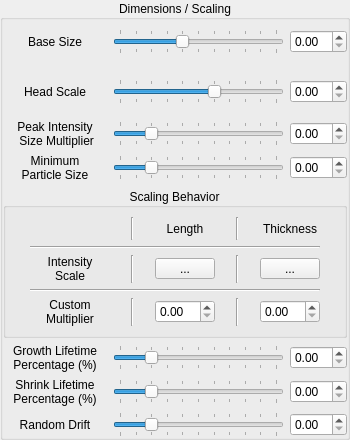
                  <widget class="QGroupBox" name="groupBox_5">
                   <property name="minimumSize">
                    <size>
                     <width>350</width>
                     <height>0</height>
                    </size>
                   </property>
                   <property name="maximumSize">
                    <size>
                     <width>16777215</width>
                     <height>800</height>
                    </size>
                   </property>
                   <property name="title">
                    <string>Dimensions / Scaling</string>
                   </property>
                   <property name="alignment">
                    <set>Qt::AlignmentFlag::AlignCenter</set>
                   </property>
                   <layout class="QGridLayout" name="gridLayout_15">
                    <property name="leftMargin">
                     <number>0</number>
                    </property>
                    <property name="topMargin">
                     <number>0</number>
                    </property>
                    <property name="rightMargin">
                     <number>0</number>
                    </property>
                    <property name="bottomMargin">
                     <number>0</number>
                    </property>
                    <item row="2" column="0">
                     <widget class="QLabel" name="label_22">
                      <property name="minimumSize">
                       <size>
                        <width>104</width>
                        <height>0</height>
                       </size>
                      </property>
                      <property name="maximumSize">
                       <size>
                        <width>120</width>
                        <height>16777215</height>
                       </size>
                      </property>
                      <property name="text">
                       <string>Peak Intensity
 Size Multiplier</string>
                      </property>
                      <property name="alignment">
                       <set>Qt::AlignmentFlag::AlignCenter</set>
                      </property>
                      <property name="margin">
                       <number>6</number>
                      </property>
                     </widget>
                    </item>
                    <item row="0" column="0">
                     <widget class="QLabel" name="label_24">
                      <property name="minimumSize">
                       <size>
                        <width>104</width>
                        <height>44</height>
                       </size>
                      </property>
                      <property name="maximumSize">
                       <size>
                        <width>70</width>
                        <height>16777215</height>
                       </size>
                      </property>
                      <property name="text">
                       <string>Base Size</string>
                      </property>
                      <property name="alignment">
                       <set>Qt::AlignmentFlag::AlignCenter</set>
                      </property>
                      <property name="margin">
                       <number>6</number>
                      </property>
                     </widget>
                    </item>
                    <item row="0" column="2">
                     <widget class="QDoubleSpinBox" name="dynamic_particleBaseSizeSpinBox">
                      <property name="sizePolicy">
                       <sizepolicy hsizetype="Minimum" vsizetype="Fixed">
                        <horstretch>0</horstretch>
                        <verstretch>0</verstretch>
                       </sizepolicy>
                      </property>
                      <property name="minimumSize">
                       <size>
                        <width>40</width>
                        <height>0</height>
                       </size>
                      </property>
                      <property name="maximumSize">
                       <size>
                        <width>60</width>
                        <height>16777215</height>
                       </size>
                      </property>
                     </widget>
                    </item>
                    <item row="5" column="0">
                     <widget class="QLabel" name="label_29">
                      <property name="minimumSize">
                       <size>
                        <width>104</width>
                        <height>0</height>
                       </size>
                      </property>
                      <property name="maximumSize">
                       <size>
                        <width>120</width>
                        <height>16777215</height>
                       </size>
                      </property>
                      <property name="text">
                       <string>Growth Lifetime
Percentage (%)</string>
                      </property>
                      <property name="alignment">
                       <set>Qt::AlignmentFlag::AlignCenter</set>
                      </property>
                      <property name="margin">
                       <number>6</number>
                      </property>
                     </widget>
                    </item>
                    <item row="1" column="2">
                     <widget class="QDoubleSpinBox" name="dynamic_particleHeadScaleSpinBox">
                      <property name="minimumSize">
                       <size>
                        <width>40</width>
                        <height>0</height>
                       </size>
                      </property>
                     </widget>
                    </item>
                    <item row="6" column="0">
                     <widget class="QLabel" name="label_56">
                      <property name="minimumSize">
                       <size>
                        <width>104</width>
                        <height>0</height>
                       </size>
                      </property>
                      <property name="maximumSize">
                       <size>
                        <width>120</width>
                        <height>16777215</height>
                       </size>
                      </property>
                      <property name="text">
                       <string>Shrink Lifetime
Percentage (%)</string>
                      </property>
                      <property name="alignment">
                       <set>Qt::AlignmentFlag::AlignCenter</set>
                      </property>
                      <property name="margin">
                       <number>6</number>
                      </property>
                     </widget>
                    </item>
                    <item row="7" column="2">
                     <widget class="QDoubleSpinBox" name="dynamic_particleRandomDriftSpinBox">
                      <property name="maximum">
                       <double>0.500000000000000</double>
                      </property>
                      <property name="singleStep">
                       <double>0.100000000000000</double>
                      </property>
                     </widget>
                    </item>
                    <item row="0" column="1">
                     <widget class="QSlider" name="dynamic_particleBaseSizeSlider">
                      <property name="sizePolicy">
                       <sizepolicy hsizetype="Expanding" vsizetype="Fixed">
                        <horstretch>0</horstretch>
                        <verstretch>0</verstretch>
                       </sizepolicy>
                      </property>
                      <property name="minimumSize">
                       <size>
                        <width>0</width>
                        <height>0</height>
                       </size>
                      </property>
                      <property name="maximum">
                       <number>10</number>
                      </property>
                      <property name="value">
                       <number>4</number>
                      </property>
                      <property name="orientation">
                       <enum>Qt::Orientation::Horizontal</enum>
                      </property>
                      <property name="invertedAppearance">
                       <bool>false</bool>
                      </property>
                      <property name="invertedControls">
                       <bool>false</bool>
                      </property>
                      <property name="tickPosition">
                       <enum>QSlider::TickPosition::TicksBothSides</enum>
                      </property>
                     </widget>
                    </item>
                    <item row="4" column="0" colspan="3">
                     <widget class="QGroupBox" name="groupBox_6">
                      <property name="minimumSize">
                       <size>
                        <width>0</width>
                        <height>150</height>
                       </size>
                      </property>
                      <property name="maximumSize">
                       <size>
                        <width>16777215</width>
                        <height>150</height>
                       </size>
                      </property>
                      <property name="title">
                       <string>Scaling Behavior</string>
                      </property>
                      <property name="alignment">
                       <set>Qt::AlignmentFlag::AlignCenter</set>
                      </property>
                      <layout class="QGridLayout" name="gridLayout_16">
                       <item row="2" column="4">
                        <widget class="QToolButton" name="dynamic_thicknessScaleCheckButton">
                         <property name="minimumSize">
                          <size>
                           <width>60</width>
                           <height>0</height>
                          </size>
                         </property>
                         <property name="text">
                          <string>...</string>
                         </property>
                         <property name="icon">
                          <iconset resource="../resources.qrc">
                           <normaloff>:/icons/icons8-close-48.png</normaloff>
                           <normalon>:/icons/icons8-check-mark-48.png</normalon>:/icons/icons8-close-48.png</iconset>
                         </property>
                         <property name="checkable">
                          <bool>true</bool>
                         </property>
                         <property name="checked">
                          <bool>false</bool>
                         </property>
                        </widget>
                       </item>
                       <item row="1" column="0" colspan="5">
                        <widget class="Line" name="line_17">
                         <property name="orientation">
                          <enum>Qt::Orientation::Horizontal</enum>
                         </property>
                        </widget>
                       </item>
                       <item row="0" column="4">
                        <widget class="QLabel" name="label_28">
                         <property name="text">
                          <string>Thickness</string>
                         </property>
                         <property name="alignment">
                          <set>Qt::AlignmentFlag::AlignCenter</set>
                         </property>
                        </widget>
                       </item>
                       <item row="4" column="1">
                        <widget class="Line" name="line_20">
                         <property name="orientation">
                          <enum>Qt::Orientation::Vertical</enum>
                         </property>
                        </widget>
                       </item>
                       <item row="4" column="2">
                        <widget class="QDoubleSpinBox" name="dynamic_lengthScaleMultiplier">
                         <property name="minimumSize">
                          <size>
                           <width>60</width>
                           <height>0</height>
                          </size>
                         </property>
                        </widget>
                       </item>
                       <item row="4" column="4">
                        <widget class="QDoubleSpinBox" name="dynamic_thicknessScaleMultiplier">
                         <property name="minimumSize">
                          <size>
                           <width>60</width>
                           <height>0</height>
                          </size>
                         </property>
                        </widget>
                       </item>
                       <item row="4" column="3">
                        <widget class="Line" name="line_21">
                         <property name="orientation">
                          <enum>Qt::Orientation::Vertical</enum>
                         </property>
                        </widget>
                       </item>
                       <item row="4" column="0">
                        <widget class="QLabel" name="label_26">
                         <property name="maximumSize">
                          <size>
                           <width>80</width>
                           <height>16777215</height>
                          </size>
                         </property>
                         <property name="text">
                          <string>Custom
Multiplier</string>
                         </property>
                         <property name="alignment">
                          <set>Qt::AlignmentFlag::AlignCenter</set>
                         </property>
                        </widget>
                       </item>
                       <item row="3" column="0" colspan="5">
                        <widget class="Line" name="line_18">
                         <property name="orientation">
                          <enum>Qt::Orientation::Horizontal</enum>
                         </property>
                        </widget>
                       </item>
                       <item row="2" column="2">
                        <widget class="QToolButton" name="dynamic_lengthScaleCheckButton">
                         <property name="minimumSize">
                          <size>
                           <width>60</width>
                           <height>0</height>
                          </size>
                         </property>
                         <property name="text">
                          <string>...</string>
                         </property>
                         <property name="icon">
                          <iconset resource="../resources.qrc">
                           <normaloff>:/icons/icons8-close-48.png</normaloff>
                           <normalon>:/icons/icons8-check-mark-48.png</normalon>:/icons/icons8-close-48.png</iconset>
                         </property>
                         <property name="checkable">
                          <bool>true</bool>
                         </property>
                         <property name="checked">
                          <bool>false</bool>
                         </property>
                        </widget>
                       </item>
                       <item row="0" column="1">
                        <widget class="Line" name="line_15">
                         <property name="orientation">
                          <enum>Qt::Orientation::Vertical</enum>
                         </property>
                        </widget>
                       </item>
                       <item row="2" column="1">
                        <widget class="Line" name="line_19">
                         <property name="orientation">
                          <enum>Qt::Orientation::Vertical</enum>
                         </property>
                        </widget>
                       </item>
                       <item row="0" column="2">
                        <widget class="QLabel" name="label_25">
                         <property name="text">
                          <string>Length</string>
                         </property>
                         <property name="alignment">
                          <set>Qt::AlignmentFlag::AlignCenter</set>
                         </property>
                        </widget>
                       </item>
                       <item row="0" column="3">
                        <widget class="Line" name="line_16">
                         <property name="orientation">
                          <enum>Qt::Orientation::Vertical</enum>
                         </property>
                        </widget>
                       </item>
                       <item row="2" column="3">
                        <widget class="Line" name="line_22">
                         <property name="orientation">
                          <enum>Qt::Orientation::Vertical</enum>
                         </property>
                        </widget>
                       </item>
                       <item row="2" column="0">
                        <widget class="QLabel" name="label_27">
                         <property name="maximumSize">
                          <size>
                           <width>80</width>
                           <height>16777215</height>
                          </size>
                         </property>
                         <property name="text">
                          <string>Intensity
Scale</string>
                         </property>
                         <property name="alignment">
                          <set>Qt::AlignmentFlag::AlignCenter</set>
                         </property>
                        </widget>
                       </item>
                      </layout>
                     </widget>
                    </item>
                    <item row="6" column="1">
                     <widget class="QSlider" name="dynamic_particleShrinkPercentageSlider">
                      <property name="sizePolicy">
                       <sizepolicy hsizetype="Expanding" vsizetype="Fixed">
                        <horstretch>0</horstretch>
                        <verstretch>0</verstretch>
                       </sizepolicy>
                      </property>
                      <property name="minimumSize">
                       <size>
                        <width>0</width>
                        <height>0</height>
                       </size>
                      </property>
                      <property name="maximum">
                       <number>10</number>
                      </property>
                      <property name="value">
                       <number>2</number>
                      </property>
                      <property name="orientation">
                       <enum>Qt::Orientation::Horizontal</enum>
                      </property>
                      <property name="tickPosition">
                       <enum>QSlider::TickPosition::TicksBothSides</enum>
                      </property>
                     </widget>
                    </item>
                    <item row="2" column="2">
                     <widget class="QDoubleSpinBox" name="dynamic_particlePeakSizeSpinBox"/>
                    </item>
                    <item row="5" column="2">
                     <widget class="QDoubleSpinBox" name="dynamic_particleGrowthPercentageSpinBox">
                      <property name="maximum">
                       <double>0.500000000000000</double>
                      </property>
                      <property name="singleStep">
                       <double>0.100000000000000</double>
                      </property>
                     </widget>
                    </item>
                    <item row="1" column="1">
                     <widget class="QSlider" name="dynamic_particleHeadScaleSlider">
                      <property name="sizePolicy">
                       <sizepolicy hsizetype="Expanding" vsizetype="Fixed">
                        <horstretch>0</horstretch>
                        <verstretch>0</verstretch>
                       </sizepolicy>
                      </property>
                      <property name="minimumSize">
                       <size>
                        <width>0</width>
                        <height>0</height>
                       </size>
                      </property>
                      <property name="maximum">
                       <number>10</number>
                      </property>
                      <property name="value">
                       <number>6</number>
                      </property>
                      <property name="orientation">
                       <enum>Qt::Orientation::Horizontal</enum>
                      </property>
                      <property name="tickPosition">
                       <enum>QSlider::TickPosition::TicksBothSides</enum>
                      </property>
                     </widget>
                    </item>
                    <item row="5" column="1">
                     <widget class="QSlider" name="dynamic_particleGrowthPercentageSlider">
                      <property name="sizePolicy">
                       <sizepolicy hsizetype="Expanding" vsizetype="Fixed">
                        <horstretch>0</horstretch>
                        <verstretch>0</verstretch>
                       </sizepolicy>
                      </property>
                      <property name="minimumSize">
                       <size>
                        <width>0</width>
                        <height>0</height>
                       </size>
                      </property>
                      <property name="maximum">
                       <number>10</number>
                      </property>
                      <property name="value">
                       <number>2</number>
                      </property>
                      <property name="orientation">
                       <enum>Qt::Orientation::Horizontal</enum>
                      </property>
                      <property name="tickPosition">
                       <enum>QSlider::TickPosition::TicksBothSides</enum>
                      </property>
                     </widget>
                    </item>
                    <item row="2" column="1">
                     <widget class="QSlider" name="dynamic_particlePeakSizeSlider">
                      <property name="sizePolicy">
                       <sizepolicy hsizetype="Expanding" vsizetype="Fixed">
                        <horstretch>0</horstretch>
                        <verstretch>0</verstretch>
                       </sizepolicy>
                      </property>
                      <property name="minimumSize">
                       <size>
                        <width>0</width>
                        <height>0</height>
                       </size>
                      </property>
                      <property name="maximum">
                       <number>10</number>
                      </property>
                      <property name="value">
                       <number>2</number>
                      </property>
                      <property name="orientation">
                       <enum>Qt::Orientation::Horizontal</enum>
                      </property>
                      <property name="tickPosition">
                       <enum>QSlider::TickPosition::TicksBothSides</enum>
                      </property>
                     </widget>
                    </item>
                    <item row="6" column="2">
                     <widget class="QDoubleSpinBox" name="dynamic_particleShrinkPercentageSpinBox">
                      <property name="maximum">
                       <double>0.500000000000000</double>
                      </property>
                      <property name="singleStep">
                       <double>0.100000000000000</double>
                      </property>
                     </widget>
                    </item>
                    <item row="1" column="0">
                     <widget class="QLabel" name="label_23">
                      <property name="minimumSize">
                       <size>
                        <width>104</width>
                        <height>44</height>
                       </size>
                      </property>
                      <property name="maximumSize">
                       <size>
                        <width>70</width>
                        <height>16777215</height>
                       </size>
                      </property>
                      <property name="text">
                       <string>Head Scale</string>
                      </property>
                      <property name="alignment">
                       <set>Qt::AlignmentFlag::AlignCenter</set>
                      </property>
                      <property name="margin">
                       <number>6</number>
                      </property>
                     </widget>
                    </item>
                    <item row="7" column="0">
                     <widget class="QLabel" name="label_57">
                      <property name="minimumSize">
                       <size>
                        <width>104</width>
                        <height>0</height>
                       </size>
                      </property>
                      <property name="maximumSize">
                       <size>
                        <width>120</width>
                        <height>16777215</height>
                       </size>
                      </property>
                      <property name="text">
                       <string>Random Drift</string>
                      </property>
                      <property name="alignment">
                       <set>Qt::AlignmentFlag::AlignCenter</set>
                      </property>
                      <property name="margin">
                       <number>6</number>
                      </property>
                     </widget>
                    </item>
                    <item row="7" column="1">
                     <widget class="QSlider" name="dynamic_particleRandomDriftSlider">
                      <property name="sizePolicy">
                       <sizepolicy hsizetype="Expanding" vsizetype="Fixed">
                        <horstretch>0</horstretch>
                        <verstretch>0</verstretch>
                       </sizepolicy>
                      </property>
                      <property name="minimumSize">
                       <size>
                        <width>0</width>
                        <height>0</height>
                       </size>
                      </property>
                      <property name="maximum">
                       <number>10</number>
                      </property>
                      <property name="value">
                       <number>2</number>
                      </property>
                      <property name="orientation">
                       <enum>Qt::Orientation::Horizontal</enum>
                      </property>
                      <property name="tickPosition">
                       <enum>QSlider::TickPosition::TicksBothSides</enum>
                      </property>
                     </widget>
                    </item>
                    <item row="3" column="0">
                     <widget class="QLabel" name="label_58">
                      <property name="minimumSize">
                       <size>
                        <width>104</width>
                        <height>0</height>
                       </size>
                      </property>
                      <property name="maximumSize">
                       <size>
                        <width>120</width>
                        <height>16777215</height>
                       </size>
                      </property>
                      <property name="text">
                       <string>Minimum
Particle Size</string>
                      </property>
                      <property name="alignment">
                       <set>Qt::AlignmentFlag::AlignCenter</set>
                      </property>
                      <property name="margin">
                       <number>6</number>
                      </property>
                     </widget>
                    </item>
                    <item row="3" column="1">
                     <widget class="QSlider" name="dynamic_particleMinSizeSlider">
                      <property name="sizePolicy">
                       <sizepolicy hsizetype="Expanding" vsizetype="Fixed">
                        <horstretch>0</horstretch>
                        <verstretch>0</verstretch>
                       </sizepolicy>
                      </property>
                      <property name="minimumSize">
                       <size>
                        <width>0</width>
                        <height>0</height>
                       </size>
                      </property>
                      <property name="maximum">
                       <number>10</number>
                      </property>
                      <property name="value">
                       <number>2</number>
                      </property>
                      <property name="orientation">
                       <enum>Qt::Orientation::Horizontal</enum>
                      </property>
                      <property name="tickPosition">
                       <enum>QSlider::TickPosition::TicksBothSides</enum>
                      </property>
                     </widget>
                    </item>
                    <item row="3" column="2">
                     <widget class="QDoubleSpinBox" name="dynamic_particleMinSizeSpinBox"/>
                    </item>
                   </layout>
                  </widget>
